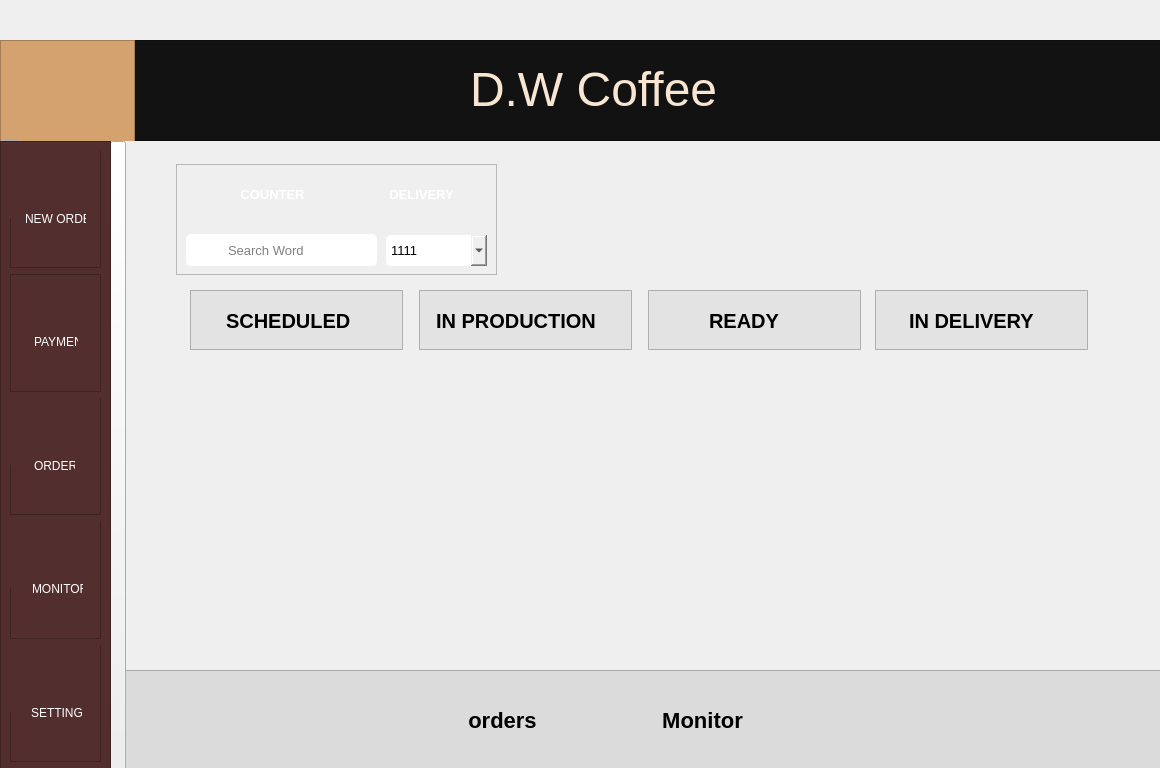
<?xml version="1.0" encoding="UTF-8"?>
<ui version="4.0">
 <class>Dialog</class>
 <widget class="QDialog" name="Dialog">
  <property name="geometry">
   <rect>
    <x>0</x>
    <y>0</y>
    <width>1160</width>
    <height>768</height>
   </rect>
  </property>
  <property name="windowTitle">
   <string>Dialog</string>
  </property>
  <widget class="QFrame" name="frame">
   <property name="geometry">
    <rect>
     <x>0</x>
     <y>40</y>
     <width>1161</width>
     <height>101</height>
    </rect>
   </property>
   <property name="styleSheet">
    <string notr="true">background-color: #121212</string>
   </property>
   <property name="frameShape">
    <enum>QFrame::StyledPanel</enum>
   </property>
   <property name="frameShadow">
    <enum>QFrame::Raised</enum>
   </property>
   <widget class="QFrame" name="frame_2">
    <property name="geometry">
     <rect>
      <x>0</x>
      <y>0</y>
      <width>135</width>
      <height>102</height>
     </rect>
    </property>
    <property name="styleSheet">
     <string notr="true">background-color: #D4A26F</string>
    </property>
    <property name="frameShape">
     <enum>QFrame::StyledPanel</enum>
    </property>
    <property name="frameShadow">
     <enum>QFrame::Raised</enum>
    </property>
    <widget class="QLabel" name="label">
     <property name="geometry">
      <rect>
       <x>18</x>
       <y>6</y>
       <width>98</width>
       <height>90</height>
      </rect>
     </property>
     <property name="styleSheet">
      <string notr="true">image: url(:/imagens/cGUFyIrl2tqx3cWHufs9--1--5d252-svg (1) 4.png);</string>
     </property>
     <property name="text">
      <string/>
     </property>
    </widget>
   </widget>
   <widget class="QLabel" name="label_2">
    <property name="geometry">
     <rect>
      <x>470</x>
      <y>4</y>
      <width>281</width>
      <height>91</height>
     </rect>
    </property>
    <property name="styleSheet">
     <string notr="true">color: #F8E6D3</string>
    </property>
    <property name="text">
     <string>&lt;html&gt;&lt;head/&gt;&lt;body&gt;&lt;p&gt;&lt;span style=&quot; font-size:36pt;&quot;&gt;D.W Coffee&lt;/span&gt;&lt;/p&gt;&lt;/body&gt;&lt;/html&gt;</string>
    </property>
   </widget>
  </widget>
  <widget class="QFrame" name="frame_16">
   <property name="geometry">
    <rect>
     <x>0</x>
     <y>670</y>
     <width>1171</width>
     <height>101</height>
    </rect>
   </property>
   <property name="styleSheet">
    <string notr="true">background-color: #DBDBDB;</string>
   </property>
   <property name="frameShape">
    <enum>QFrame::StyledPanel</enum>
   </property>
   <property name="frameShadow">
    <enum>QFrame::Raised</enum>
   </property>
   <widget class="QPushButton" name="pushButton_7">
    <property name="geometry">
     <rect>
      <x>437</x>
      <y>35</y>
      <width>131</width>
      <height>31</height>
     </rect>
    </property>
    <property name="cursor">
     <cursorShape>PointingHandCursor</cursorShape>
    </property>
    <property name="styleSheet">
     <string notr="true">QPushButton{
	border: transparent;
	background-color: transparent;
	font-size: 22px;
	font-weight: bold;

}

QPushButton:hover{
	color: rgba(61, 21, 21, .75);
}
</string>
    </property>
    <property name="text">
     <string>orders</string>
    </property>
   </widget>
   <widget class="QPushButton" name="pushButton_8">
    <property name="geometry">
     <rect>
      <x>637</x>
      <y>35</y>
      <width>131</width>
      <height>31</height>
     </rect>
    </property>
    <property name="cursor">
     <cursorShape>PointingHandCursor</cursorShape>
    </property>
    <property name="styleSheet">
     <string notr="true">QPushButton{
	border: transparent;
	background-color: transparent;
	font-size: 22px;
	font-weight: bold;
}

QPushButton:hover{
	color: rgba(61, 21, 21, .75);
}</string>
    </property>
    <property name="text">
     <string>Monitor</string>
    </property>
   </widget>
  </widget>
  <widget class="QPushButton" name="pushButton_9">
   <property name="geometry">
    <rect>
     <x>0</x>
     <y>140</y>
     <width>21</width>
     <height>631</height>
    </rect>
   </property>
   <property name="cursor">
    <cursorShape>PointingHandCursor</cursorShape>
   </property>
   <property name="styleSheet">
    <string notr="true">QPushButton{
	image: url(:/imagens/Arrow 2.png);
	background-color: rgba(0, 0, 0, .1);
}

QPushButton:hover{
	background-color: rgba(0, 0, 0, .2);
}</string>
   </property>
   <property name="text">
    <string/>
   </property>
  </widget>
  <widget class="QFrame" name="frame_15">
   <property name="geometry">
    <rect>
     <x>0</x>
     <y>141</y>
     <width>111</width>
     <height>631</height>
    </rect>
   </property>
   <property name="styleSheet">
    <string notr="true">background-color: #522E2E</string>
   </property>
   <property name="frameShape">
    <enum>QFrame::StyledPanel</enum>
   </property>
   <property name="frameShadow">
    <enum>QFrame::Raised</enum>
   </property>
   <layout class="QVBoxLayout" name="verticalLayout">
    <item>
     <widget class="QFrame" name="frame_17">
      <property name="cursor">
       <cursorShape>PointingHandCursor</cursorShape>
      </property>
      <property name="frameShape">
       <enum>QFrame::StyledPanel</enum>
      </property>
      <property name="frameShadow">
       <enum>QFrame::Raised</enum>
      </property>
      <widget class="QLabel" name="label_12">
       <property name="geometry">
        <rect>
         <x>-1</x>
         <y>-14</y>
         <width>91</width>
         <height>81</height>
        </rect>
       </property>
       <property name="styleSheet">
        <string notr="true">image: url(:/imagens/transferir (1) 1.png);</string>
       </property>
       <property name="text">
        <string/>
       </property>
      </widget>
      <widget class="QLabel" name="label_13">
       <property name="geometry">
        <rect>
         <x>15</x>
         <y>60</y>
         <width>61</width>
         <height>16</height>
        </rect>
       </property>
       <property name="styleSheet">
        <string notr="true">color: rgb(255, 255, 255);</string>
       </property>
       <property name="text">
        <string>NEW ORDER</string>
       </property>
      </widget>
     </widget>
    </item>
    <item>
     <widget class="QFrame" name="frame_18">
      <property name="cursor">
       <cursorShape>PointingHandCursor</cursorShape>
      </property>
      <property name="frameShape">
       <enum>QFrame::StyledPanel</enum>
      </property>
      <property name="frameShadow">
       <enum>QFrame::Raised</enum>
      </property>
      <widget class="QLabel" name="label_14">
       <property name="geometry">
        <rect>
         <x>11</x>
         <y>8</y>
         <width>61</width>
         <height>41</height>
        </rect>
       </property>
       <property name="styleSheet">
        <string notr="true">image: url(:/imagens/🦆 icon _cart o_.png);</string>
       </property>
       <property name="text">
        <string/>
       </property>
      </widget>
      <widget class="QLabel" name="label_15">
       <property name="geometry">
        <rect>
         <x>24</x>
         <y>60</y>
         <width>44</width>
         <height>16</height>
        </rect>
       </property>
       <property name="styleSheet">
        <string notr="true">color: rgb(255, 255, 255);
text-align: center;</string>
       </property>
       <property name="text">
        <string>PAYMENT</string>
       </property>
      </widget>
     </widget>
    </item>
    <item>
     <widget class="QFrame" name="frame_19">
      <property name="cursor">
       <cursorShape>PointingHandCursor</cursorShape>
      </property>
      <property name="frameShape">
       <enum>QFrame::StyledPanel</enum>
      </property>
      <property name="frameShadow">
       <enum>QFrame::Raised</enum>
      </property>
      <widget class="QLabel" name="label_16">
       <property name="geometry">
        <rect>
         <x>-1</x>
         <y>-14</y>
         <width>91</width>
         <height>81</height>
        </rect>
       </property>
       <property name="styleSheet">
        <string notr="true">image: url(:/imagens/free-invoice-3155204-2630870 1.png);</string>
       </property>
       <property name="text">
        <string/>
       </property>
      </widget>
      <widget class="QLabel" name="label_17">
       <property name="geometry">
        <rect>
         <x>24</x>
         <y>60</y>
         <width>41</width>
         <height>16</height>
        </rect>
       </property>
       <property name="styleSheet">
        <string notr="true">color: rgb(255, 255, 255);</string>
       </property>
       <property name="text">
        <string>ORDERS</string>
       </property>
      </widget>
     </widget>
    </item>
    <item>
     <widget class="QFrame" name="frame_20">
      <property name="cursor">
       <cursorShape>PointingHandCursor</cursorShape>
      </property>
      <property name="frameShape">
       <enum>QFrame::StyledPanel</enum>
      </property>
      <property name="frameShadow">
       <enum>QFrame::Raised</enum>
      </property>
      <widget class="QLabel" name="label_18">
       <property name="geometry">
        <rect>
         <x>-1</x>
         <y>-14</y>
         <width>91</width>
         <height>81</height>
        </rect>
       </property>
       <property name="styleSheet">
        <string notr="true">image: url(:/imagens/free-monitor-1629555-1383411 1.png);</string>
       </property>
       <property name="text">
        <string/>
       </property>
      </widget>
      <widget class="QLabel" name="label_19">
       <property name="geometry">
        <rect>
         <x>22</x>
         <y>60</y>
         <width>51</width>
         <height>16</height>
        </rect>
       </property>
       <property name="styleSheet">
        <string notr="true">color: rgb(255, 255, 255);</string>
       </property>
       <property name="text">
        <string>MONITOR</string>
       </property>
      </widget>
     </widget>
    </item>
    <item>
     <widget class="QFrame" name="frame_21">
      <property name="frameShape">
       <enum>QFrame::StyledPanel</enum>
      </property>
      <property name="frameShadow">
       <enum>QFrame::Raised</enum>
      </property>
      <widget class="QLabel" name="label_20">
       <property name="geometry">
        <rect>
         <x>-1</x>
         <y>-14</y>
         <width>91</width>
         <height>81</height>
        </rect>
       </property>
       <property name="cursor">
        <cursorShape>PointingHandCursor</cursorShape>
       </property>
       <property name="styleSheet">
        <string notr="true">image: url(:/imagens/mindtouch 1.png);
</string>
       </property>
       <property name="text">
        <string/>
       </property>
      </widget>
      <widget class="QLabel" name="label_21">
       <property name="geometry">
        <rect>
         <x>21</x>
         <y>60</y>
         <width>51</width>
         <height>16</height>
        </rect>
       </property>
       <property name="cursor">
        <cursorShape>PointingHandCursor</cursorShape>
       </property>
       <property name="styleSheet">
        <string notr="true">color: rgb(255, 255, 255);</string>
       </property>
       <property name="text">
        <string>SETTINGS</string>
       </property>
      </widget>
     </widget>
    </item>
   </layout>
  </widget>
  <widget class="QPushButton" name="pushButton_10">
   <property name="geometry">
    <rect>
     <x>110</x>
     <y>141</y>
     <width>16</width>
     <height>631</height>
    </rect>
   </property>
   <property name="cursor">
    <cursorShape>PointingHandCursor</cursorShape>
   </property>
   <property name="styleSheet">
    <string notr="true">QPushButton{
	image: url(:/imagens/Arrow 1.png);
	background-color: rgba(0, 0, 0, .1);
	transform: rotate(45deg)
}

QPushButton:hover{
	background-color: rgba(0, 0, 0, .2);
}</string>
   </property>
   <property name="text">
    <string/>
   </property>
  </widget>
  <widget class="QFrame" name="frame_3">
   <property name="geometry">
    <rect>
     <x>176</x>
     <y>164</y>
     <width>321</width>
     <height>111</height>
    </rect>
   </property>
   <property name="frameShape">
    <enum>QFrame::StyledPanel</enum>
   </property>
   <property name="frameShadow">
    <enum>QFrame::Raised</enum>
   </property>
   <widget class="QLabel" name="label_5">
    <property name="geometry">
     <rect>
      <x>10</x>
      <y>70</y>
      <width>41</width>
      <height>32</height>
     </rect>
    </property>
    <property name="styleSheet">
     <string notr="true">QLabel{
	border-top-left-radius: 5px;
	border-bottom-left-radius: 5px;
	image: url(:/imagens/image_20-removebg-preview.png);
	border: .5px solid rgba(0, 0, 0, .5);
	background-color: white;
	padding: 5px;
	border-right-color: transparent;
}

QLabel:hover{
	border: .5px solid rgba(0, 0, 0, 1);
	border-right-color: transparent;
}


</string>
    </property>
    <property name="text">
     <string/>
    </property>
   </widget>
   <widget class="QLabel" name="label_4">
    <property name="geometry">
     <rect>
      <x>159</x>
      <y>10</y>
      <width>51</width>
      <height>41</height>
     </rect>
    </property>
    <property name="cursor">
     <cursorShape>PointingHandCursor</cursorShape>
    </property>
    <property name="styleSheet">
     <string notr="true">QLabel{
	image: url(:/imagens/box-icon-vector-21613827 2 (1).png);
	background-color: rgba(86, 46, 46, .75);
	padding: 7px
}

QLabel:hover{
	background-color: rgba(86, 46, 46, 1);
}

</string>
    </property>
    <property name="text">
     <string/>
    </property>
   </widget>
   <widget class="QLabel" name="label_3">
    <property name="geometry">
     <rect>
      <x>10</x>
      <y>10</y>
      <width>51</width>
      <height>41</height>
     </rect>
    </property>
    <property name="cursor">
     <cursorShape>PointingHandCursor</cursorShape>
    </property>
    <property name="styleSheet">
     <string notr="true">QLabel{
	background-color: rgba(86, 46, 46, .75);
	image: url(:/imagens/🦆 icon _cart o_.png);
	padding: 10px

}

QLabel:hover{
	background-color: rgba(86, 46, 46, 1);
}
</string>
    </property>
    <property name="text">
     <string/>
    </property>
   </widget>
   <widget class="QPushButton" name="pushButton">
    <property name="geometry">
     <rect>
      <x>61</x>
      <y>10</y>
      <width>81</width>
      <height>41</height>
     </rect>
    </property>
    <property name="cursor">
     <cursorShape>PointingHandCursor</cursorShape>
    </property>
    <property name="styleSheet">
     <string notr="true">QPushButton{
	background-color: rgba(86, 46, 46, .75);
	color: white;
	border: transparent;
	font-size: 13px;
	font-weight: bold;
	padding-right: 10px;
}

QPushButton:hover{
	background-color: rgba(86, 46, 46, 1);
}

</string>
    </property>
    <property name="text">
     <string>COUNTER</string>
    </property>
   </widget>
   <widget class="QComboBox" name="comboBox">
    <property name="geometry">
     <rect>
      <x>210</x>
      <y>71</y>
      <width>101</width>
      <height>31</height>
     </rect>
    </property>
    <property name="styleSheet">
     <string notr="true">QComboBox{
	border-radius: 5px;
	border-bottom-right-radius: 5px;
	border: .5px solid rgba(0, 0, 0, .5);
	font-size: 13px;
}

QComboBox:hover{
	border: .5px solid rgba(0, 0, 0, 1);;
}</string>
    </property>
    <item>
     <property name="text">
      <string>1111</string>
     </property>
    </item>
   </widget>
   <widget class="QPushButton" name="pushButton_2">
    <property name="geometry">
     <rect>
      <x>210</x>
      <y>10</y>
      <width>81</width>
      <height>41</height>
     </rect>
    </property>
    <property name="cursor">
     <cursorShape>PointingHandCursor</cursorShape>
    </property>
    <property name="styleSheet">
     <string notr="true">QPushButton{
	background-color: rgba(86, 46, 46, .75);
	color: white;
	border: transparent;
	font-size: 13px;
	font-weight: bold;
	padding-right: 10px;
}

QPushButton:hover{
	background-color: rgba(86, 46, 46, 1);
}

</string>
    </property>
    <property name="text">
     <string>DELIVERY</string>
    </property>
   </widget>
   <widget class="QLineEdit" name="lineEdit">
    <property name="geometry">
     <rect>
      <x>50</x>
      <y>70</y>
      <width>151</width>
      <height>32</height>
     </rect>
    </property>
    <property name="styleSheet">
     <string notr="true">QLineEdit{
	border-top-right-radius: 5px;
	border-bottom-right-radius: 5px;
	border: .5px solid rgba(0, 0, 0, .5);
	border-left-color: transparent;
	font-size: 13px;
}

QLineEdit:hover{
	border: .5px solid rgba(0, 0, 0, 1);
	border-left-color: transparent;
}

</string>
    </property>
    <property name="placeholderText">
     <string>Search Word</string>
    </property>
   </widget>
  </widget>
  <widget class="QFrame" name="frame_4">
   <property name="geometry">
    <rect>
     <x>190</x>
     <y>290</y>
     <width>213</width>
     <height>60</height>
    </rect>
   </property>
   <property name="styleSheet">
    <string notr="true">border: .5px solid rgba(0, 0, 0, .2);
background: #E3E3E3;</string>
   </property>
   <property name="frameShape">
    <enum>QFrame::StyledPanel</enum>
   </property>
   <property name="frameShadow">
    <enum>QFrame::Raised</enum>
   </property>
   <widget class="QLabel" name="label_6">
    <property name="geometry">
     <rect>
      <x>36</x>
      <y>10</y>
      <width>131</width>
      <height>41</height>
     </rect>
    </property>
    <property name="styleSheet">
     <string notr="true">border-color: transparent;
font-size: 20px;
font-weight: bold;</string>
    </property>
    <property name="text">
     <string>SCHEDULED</string>
    </property>
   </widget>
  </widget>
  <widget class="QFrame" name="frame_5">
   <property name="geometry">
    <rect>
     <x>419</x>
     <y>290</y>
     <width>213</width>
     <height>60</height>
    </rect>
   </property>
   <property name="styleSheet">
    <string notr="true">border: .5px solid rgba(0, 0, 0, .2);
background: #E3E3E3</string>
   </property>
   <property name="frameShape">
    <enum>QFrame::StyledPanel</enum>
   </property>
   <property name="frameShadow">
    <enum>QFrame::Raised</enum>
   </property>
   <widget class="QLabel" name="label_7">
    <property name="geometry">
     <rect>
      <x>17</x>
      <y>10</y>
      <width>181</width>
      <height>41</height>
     </rect>
    </property>
    <property name="styleSheet">
     <string notr="true">border-color: transparent;
font-size: 20px;
font-weight: bold;</string>
    </property>
    <property name="text">
     <string>IN PRODUCTION</string>
    </property>
   </widget>
  </widget>
  <widget class="QFrame" name="frame_6">
   <property name="geometry">
    <rect>
     <x>875</x>
     <y>290</y>
     <width>213</width>
     <height>60</height>
    </rect>
   </property>
   <property name="styleSheet">
    <string notr="true">border: .5px solid rgba(0, 0, 0, .2);
background: #E3E3E3</string>
   </property>
   <property name="frameShape">
    <enum>QFrame::StyledPanel</enum>
   </property>
   <property name="frameShadow">
    <enum>QFrame::Raised</enum>
   </property>
   <widget class="QLabel" name="label_9">
    <property name="geometry">
     <rect>
      <x>34</x>
      <y>10</y>
      <width>141</width>
      <height>41</height>
     </rect>
    </property>
    <property name="styleSheet">
     <string notr="true">border-color: transparent;
font-size: 20px;
font-weight: bold;</string>
    </property>
    <property name="text">
     <string>IN DELIVERY</string>
    </property>
   </widget>
  </widget>
  <widget class="QFrame" name="frame_7">
   <property name="geometry">
    <rect>
     <x>648</x>
     <y>290</y>
     <width>213</width>
     <height>60</height>
    </rect>
   </property>
   <property name="styleSheet">
    <string notr="true">border: .5px solid rgba(0, 0, 0, .2);
background: #E3E3E3</string>
   </property>
   <property name="frameShape">
    <enum>QFrame::StyledPanel</enum>
   </property>
   <property name="frameShadow">
    <enum>QFrame::Raised</enum>
   </property>
   <widget class="QLabel" name="label_8">
    <property name="geometry">
     <rect>
      <x>61</x>
      <y>10</y>
      <width>81</width>
      <height>41</height>
     </rect>
    </property>
    <property name="styleSheet">
     <string notr="true">border-color: transparent;
font-size: 20px;
font-weight: bold;</string>
    </property>
    <property name="text">
     <string>READY</string>
    </property>
   </widget>
  </widget>
  <zorder>frame</zorder>
  <zorder>frame_16</zorder>
  <zorder>pushButton_9</zorder>
  <zorder>pushButton_10</zorder>
  <zorder>frame_3</zorder>
  <zorder>frame_4</zorder>
  <zorder>frame_5</zorder>
  <zorder>frame_6</zorder>
  <zorder>frame_7</zorder>
  <zorder>frame_15</zorder>
 </widget>
 <resources>
  <include location="../../imagens/imagens.qrc"/>
 </resources>
 <connections/>
</ui>
